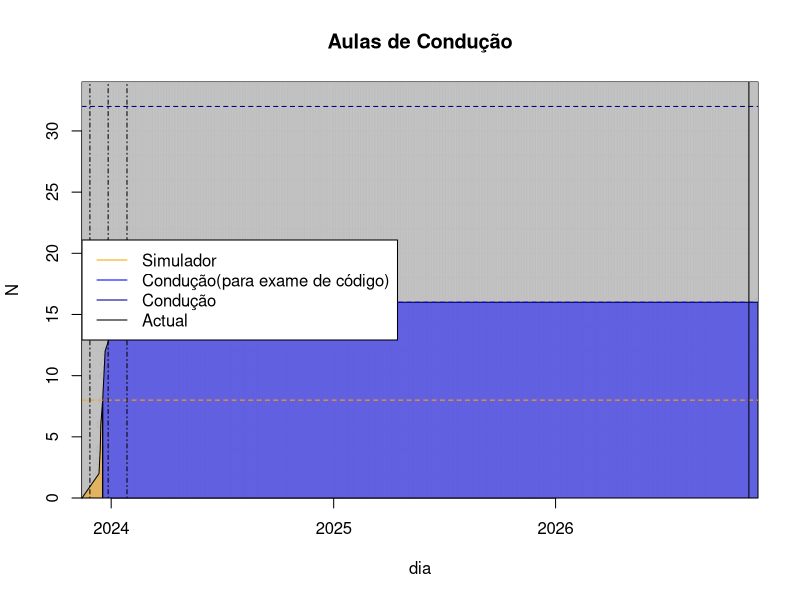

This chart was generated by the following R code:
df <- read.csv(file.path("data", "aulas.csv"))

dias <- c(
  as.Date("2023-11-14"),
  as.Date(df$dia[df$conducao > 0]),
  as.Date(Sys.Date()) + 15
)
conducao <- cumsum(c(0, df$conducao[df$conducao > 0], 0))

min_dias <- min(dias)
max_dias <- max(dias)
max_conducao <- max(conducao)
diff_dias <- as.numeric(difftime(max_dias, min_dias, unit = "days"))


png(file.path("res", "conducao.png"),
  width = 8,
  height = 8,
  units = "cm",
  res = 2048,
  pointsize = 4
)

plot(dias, conducao,
  ylim = c(0, 34), xaxs = "i", yaxs = "i",
  xlab = "dia", ylab = "N", main = "Aulas de Condução"
)
grid(
  nx = diff_dias,
  ny = 17,
  lty = 1,
  col = "gray",
  lwd = 1
)

# Linhas da condução
a <- min_dias
x <- dias[conducao < 9]
b <- max(x)
y <- conducao[conducao < 9]
polygon(
  x = c(a, x, b),
  y = c(0, y, 0),
  col = adjustcolor("orange", alpha.f = 0.5)
)
if (max_conducao >= 8) {
  a <- b
  x <- dias[conducao > 8 & conducao < 17]
  b <- max(x)
  y <- conducao[conducao > 8 & conducao < 17]
  polygon(
    x = c(a, a, x, b),
    y = c(0, 8, y, 0),
    col = adjustcolor("blue", alpha.f = 0.5)
  )
  if (max_conducao >= 17) {
    a <- b
    x <- dias[conducao > 16]
    b <- max(x)
    y <- conducao[conducao > 16]
    polygon(
      x = c(a, a, x, b),
      y = c(0, 16, y, 0),
      col = adjustcolor("blue4", alpha.f = 0.5)
    )
  }
}

# linhas guia
abline(h = 8, col = "orange", lty = 2)
abline(h = 16, col = "blue", lty = 2)
abline(h = 32, col = "blue4", lty = 2)

abline(v = as.Date(Sys.Date()), col = "black")
abline(v = as.Date("2023-11-27"), col = "black", lty = 4)
abline(v = as.Date("2023-12-27"), col = "black", lty = 4)
abline(v = as.Date("2024-01-27"), col = "black", lty = 4)

legend(
  x = "left",
  legend = c(
    "Simulador",
    "Condução(para exame de código)",
    "Condução",
    "Actual"
  ),
  col = c("orange", "blue", "blue4", "black"),
  lty = 1,
  lwd = 1
)
